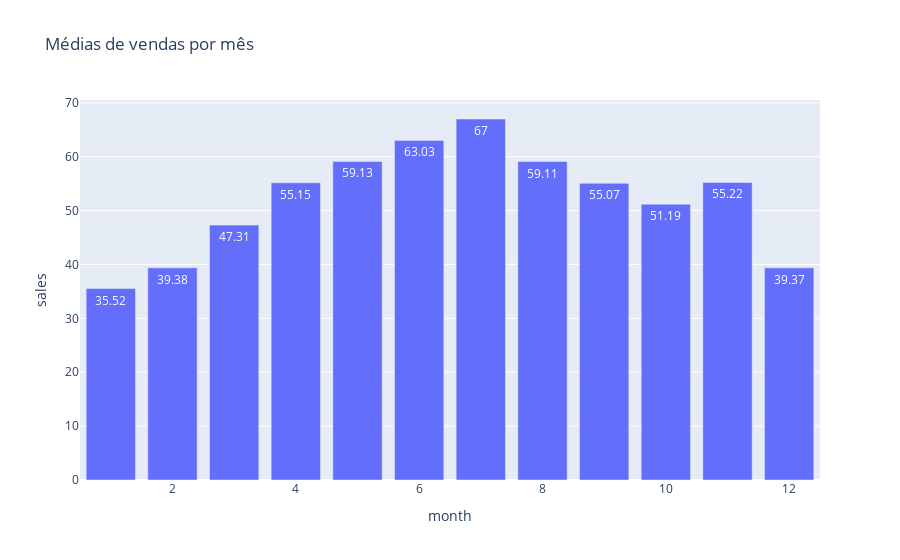

Source (notebook cell):
### Code cell
# Plot de média de vendas mensais
sales_month = df_train_plot.groupby(['month'])['sales'].mean().round(2)
fig = px.bar(sales_month, y='sales', title='Médias de vendas por mês', text='sales')
fig

### Figure 1 — Plotly figure (JSON) as saved in the notebook; plotly's stock layout.template omitted (floating-point values rounded to 4 significant figures)
{"data": [{"alignmentgroup": "True", "hovertemplate": "month=%{x}<br>sales=%{text}<extra></extra>", "legendgroup": "", "marker": {"color": "#636efa"}, "name": "", "offsetgroup": "", "orientation": "v", "showlegend": false, "text": [35.52, 39.38, 47.31, 55.15, 59.13, 63.03, 67, 59.11, 55.07, 51.19, 55.22, 39.37], "textposition": "auto", "type": "bar", "x": [1, 2, 3, 4, 5, 6, 7, 8, 9, 10, 11, 12], "xaxis": "x", "y": [35.52, 39.38, 47.31, 55.15, 59.13, 63.03, 67, 59.11, 55.07, 51.19, 55.22, 39.37], "yaxis": "y"}], "layout": {"barmode": "relative", "legend": {"tracegroupgap": 0}, "title": {"text": "Médias de vendas por mês"}, "xaxis": {"anchor": "y", "domain": [0, 1], "title": {"text": "month"}}, "yaxis": {"anchor": "x", "domain": [0, 1], "title": {"text": "sales"}}}}
